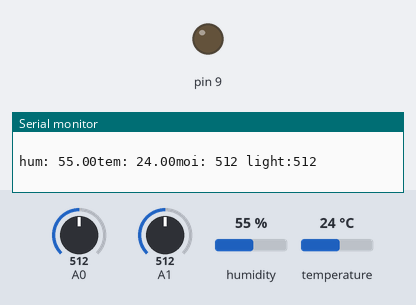
Bench run of a sketch on a simulated Arduino Uno, built with avr-gcc and run on an emulated ATmega328P. Shown: output pins drawn as LEDs (lit = HIGH), the last lines printed to the serial monitor. The test bench sets the inputs (shaded band); at power-on: A0 = 512, A1 = 512, humidity 55 %, temperature 24 °C.

Above: at 10.8 s.
10.9 s: A0 set to 681
18.4 s: A0 set to 715
At 21.4 s:
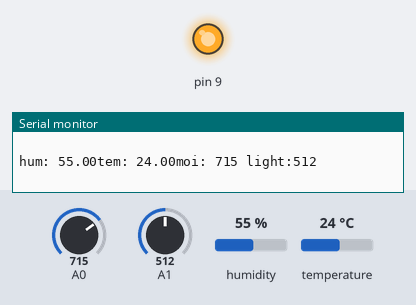
25.9 s: A0 set to 513
33.4 s: A0 set to 488
At 35.6 s:
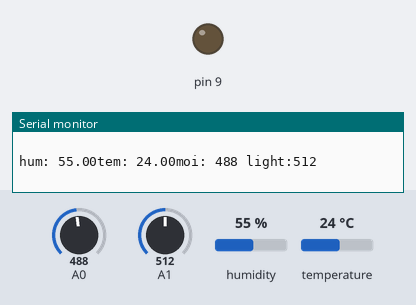
40.9 s: A0 set to 710
At 46.2 s:
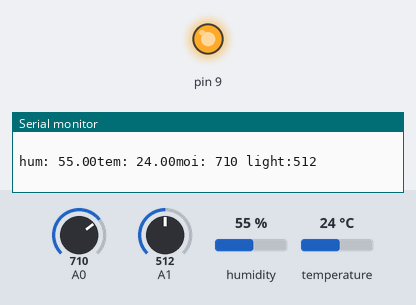
Timing chart, 0 to 47.7 s (numbered marks = the images above; inputs shaded):
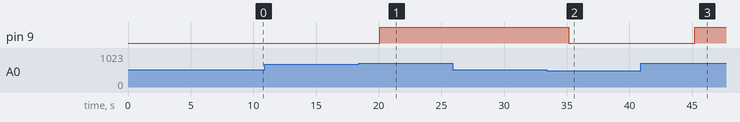

Measured:
- the behaviour switches between 699 and 700 on A0 (found by bisection; images 0 and 1)
- the behaviour switches between 501 and 500 on A0 (found by bisection; images 1 and 2)
- after the input at 18.4 s, pin 9: LOW → HIGH after 1.7 s
- after the input at 33.4 s, pin 9: HIGH → LOW after 1.8 s
- after the input at 40.9 s, pin 9: LOW → HIGH after 4.3 s

The sketch:

return.ino
```cpp
#include "DHT.h"
#define dhtPin 8
#define dhtType DHT11

DHT dht(dhtPin, dhtType);
void setup() {
  Serial.begin(9600);
  dht.begin();//啟動DHT
  pinMode(9,OUTPUT);
  }

void loop() {
  delay(5000);//延時5秒
  float h = dht.readHumidity();//讀取濕度
  float t = dht.readTemperature();//讀取攝氏溫度
  int mois = analogRead(A0);
  int light = analogRead(A1);
  if (isnan(h) || isnan(t)) {
    Serial.println("無法從DHT傳感器讀取！");
    return;
  }
 if(mois >= 700){
    digitalWrite(9,HIGH); //高電平觸發
   // Serial.print("power of watet on \n");
  }
  else if (mois <= 500){
    digitalWrite(9,LOW);
    //Serial.print("power of watet off \n");
 }

   Serial.print("hum: ");
   Serial.print(h);
   Serial.print("tem: ");
   Serial.print(t);
   Serial.print("moi: ");
   Serial.print(mois);
  if(mois<=999){
   Serial.print(" ");
    }
   Serial.print("light:");
   Serial.println(light);
   Serial.println(" ");

}
```
